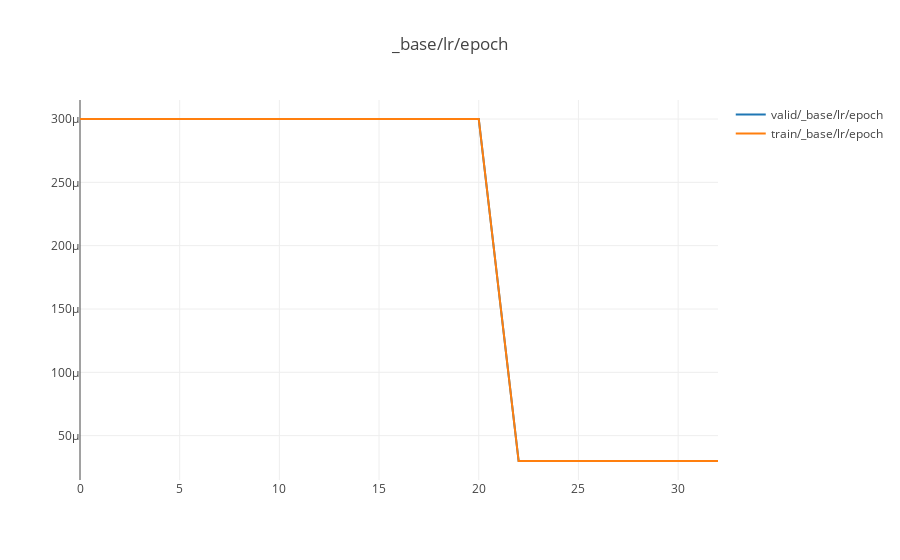
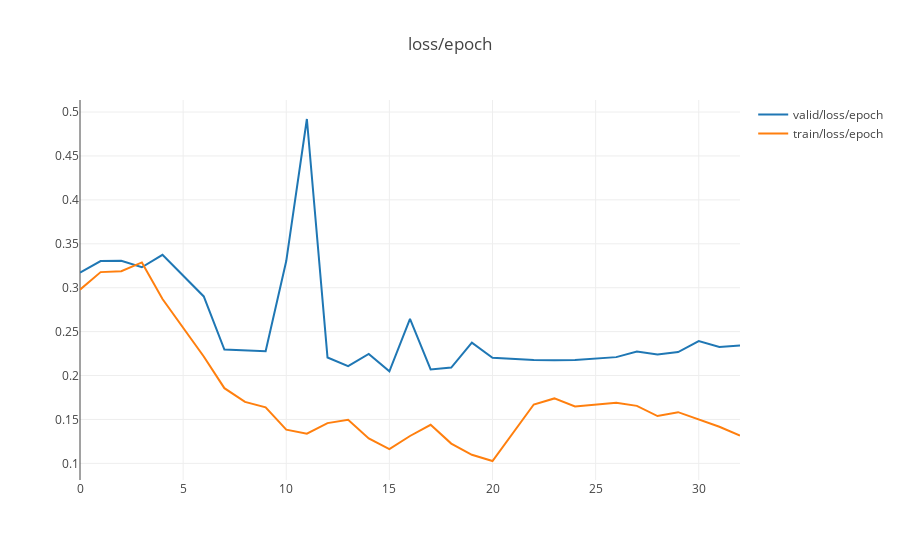
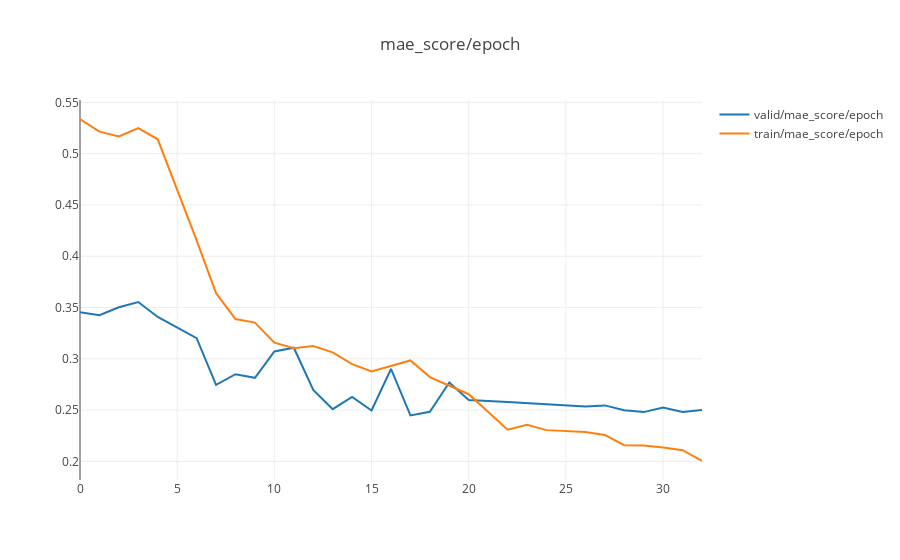
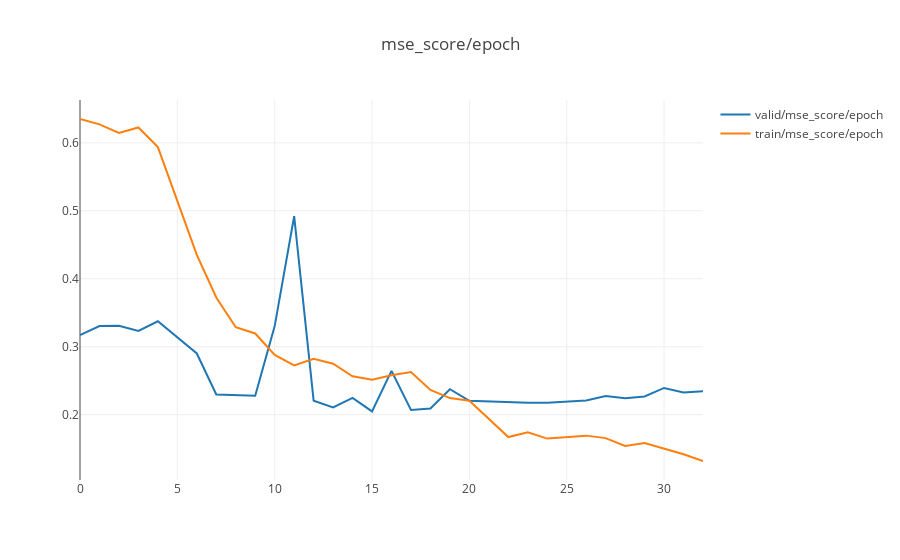

These figures' notebook cell, in order:
### Code cell
logdir = './logs/efficient_net_b7_trainregression_smart_v1/'
utils.plot_metrics(logdir=logdir, metrics=['loss','qkappa_score','lr','mae_score','mse_score'])
